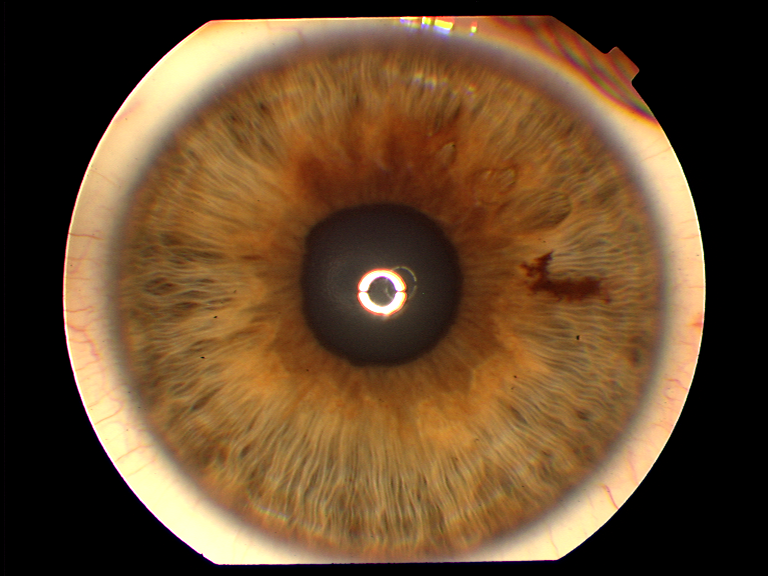
#> input picture Experimentos/019L_3.png, 768 x 576 px, found by its file name
$ python iris_detection.py
#> lines starting #> are read from the running program, lines starting #| are printed output that depends on the picture; after the words box and inside, x2 and y2 are one past the last pixel; in counts of white or black regions, pixels touching at a corner belong together
### models.py
#validate if type is int of float
from unicodedata import name


class Circle:
    def __init__(self, radius : int , center : tuple) -> None:
        self._radius = radius
        self._center = center
        self._center_x_coordinate = center[0]
        self._center_y_coordinate = center[1]

    @property
    def radius(self):
        return self._radius

    @property
    def center(self):
        return self._center

    @property
    def center_x_coordinate(self):
        return self.center_x_coordinate

    @property
    def center_y_coordinate(self):
        return self._center_y_coordinate


class Zone:
    def __init__(self, inner_circle : Circle, outter_circle : Circle, name : str) -> None:
        self.different_between_radius = outter_circle.radius - inner_circle.radius #deberia dar error
        self._inner_radius = inner_circle.radius
        self._outter_radius = outter_circle.radius
        self._center_inner_circle = inner_circle.center
        self._center_inner_circle_x_coordinate = inner_circle.center[0]
        self._center_inner_circle_y_coordinate = inner_circle.center[1]
        self._center_outter_circle = outter_circle.center
        self._center_outter_circle_x_coordinate = outter_circle.center[0]
        self._center_outter_circle_y_coordinate = outter_circle.center[1]
        self._name = name

    @property
    def different_between_radius(self):
        return self._different_between_radius

    @different_between_radius.setter
    def different_between_radius(self, value):
        if(value < 0):
            raise ValueError("outter_radius must be greater than inner_radius")
        self._different_between_radius = value

    @property
    def inner_radius(self):
        return self._inner_radius

    @property
    def outter_radius(self):
        return self._outter_radius

    @property
    def center_inner_circle(self):
        return self._center_inner_circle

    @property
    def center_inner_circle_x_coordinate(self):
        return self._center_inner_circle_x_coordinate

    @property
    def center_inner_circle_y_coordinate(self):
        return self._center_inner_circle_y_coordinate

    @property
    def center_outter_circle(self):
        return self._center_outter_circle

    @property
    def center_outter_circle_x_coordinate(self):
        return self._center_outter_circle_x_coordinate

    @property
    def center_outter_circle_y_coordinate(self):
        return self._center_outter_circle_y_coordinate

    @property
    def name(self):
        return self._name

### iris_detection.py
import numpy as np
import cv2
import matplotlib.pyplot as plt
import seaborn as sns
import math
from models import Circle, Zone

class IrisDetection():
    def __init__(self, image_path, percentil:int):
        if  100 < percentil < 0:
            raise ValueError("invalid argument!")
        self._img_path = image_path
        self.pupil = None
        self.iris = None

        self._percentil = percentil
        self.original_image = None
        self.work_image = None
        self._anomalies_thresh = None
        self._countours_anomalies = []
        self._found_diseases = []
        self._circles = []
        self._zones = []
        self._gray_scale_segmentate_image = None
        self._gray_scale_diagnostic_image = None
        self._color_diagnostic_image = None
        self._color_image = None


    @staticmethod
    def write_image(filename, image):
        cv2.imwrite(r'images\{}.png'.format(filename), image)

    def load_image(self):
        self.original_image = cv2.imread(self._img_path)
        if type(self.original_image) is type(None):
            return False
        else:
            return True

    @staticmethod
    def _convert_to_gray_scale(image):
        return cv2.cvtColor(image, cv2.COLOR_BGR2GRAY)

    @staticmethod
    def _blur_image(image):
        return cv2.GaussianBlur(image,(9,9), cv2.BORDER_DEFAULT)

    # [7 lines left out: function _pupil_tresh, not called in this run]

    @staticmethod
    def _pupil_tresh_alternative(img):
        data = img.ravel()
        data_f = np.delete(data, np.where(data == 0))
        return np.percentile(data_f, 12)

    def _detect_pupil(self):
        img = self.work_image.copy()
        thresh = self._pupil_tresh_alternative(img)
        _, t = cv2.threshold(self.work_image, thresh, 255, cv2.THRESH_BINARY)
        self.write_image("4.1 binarización para encontrar contornos de la pupila",t)
        contours, _ = cv2.findContours(t, cv2.RETR_LIST, cv2.CHAIN_APPROX_SIMPLE)
        img_with_contours = np.copy(self.work_image)
        cv2.drawContours(img_with_contours, contours, -1, (0, 255, 0))
        self.write_image("4.2 a la imagen del paso 3 se le dibujan los contornos para detectar el circulo de la pupila",img_with_contours)
        circles_founds = cv2.HoughCircles(img_with_contours, cv2.HOUGH_GRADIENT, 2, 400, maxRadius=100)
        if(circles_founds.shape != (1,1,3)):
            raise ValueError("More than 1 circle found for the pupil")
        pupil = circles_founds[0][0]
        center = (int(pupil[0]), int(pupil[1]))
        radius = int(pupil[2])
        self.pupil = Circle(radius, center)

    # [7 lines left out: function _iris_tresh, not called in this run]

    @staticmethod
    def _iris_tresh_alternative(img):
        data = img.ravel()
        data_f = np.delete(data, np.where(data == 0))
        return np.percentile(data_f, 70)

    def _detect_iris(self):
        img = self.work_image.copy()
        thresh = self._iris_tresh_alternative(img)
        _, t = cv2.threshold(img, thresh, 255, cv2.THRESH_BINARY)
        self.write_image("5.1 binarización para encontrar contornos del iris",t)
        contours, _ = cv2.findContours(t, cv2.RETR_TREE, cv2.CHAIN_APPROX_SIMPLE)
        img_with_contours = np.copy(self.work_image)
        cv2.drawContours(img_with_contours, contours, -1, (0, 255, 0))
        self.write_image("5.2 a la imagen del paso 3 se le dibujan los contornos para detectar el circulo del iris",img_with_contours)
        circles_founds = cv2.HoughCircles(img_with_contours, cv2.HOUGH_GRADIENT, 2, self.pupil.radius * 3, maxRadius=280, minRadius=200)
        if(circles_founds.shape != (1,1,3)):
            raise ValueError("More than 1 circle found for the iris")
        iris = circles_founds[0][0]
        center = (int(iris[0]), int(iris[1]))
        radius = int(iris[2])
        self.iris = Circle(radius, center)

    def _find_anomalies_thresh(self):
        data = self.work_image.ravel()
        data_f = np.delete(data, np.where(data == 0))
        self._anomalies_thresh = np.percentile(data_f, self._percentil)

    def _detect_anomalies(self):
        self._find_anomalies_thresh()
        _, t = cv2.threshold(self.work_image, self._anomalies_thresh, 255, cv2.THRESH_BINARY)
        self.write_image("6.1 binarización para hallar anomalias" ,t)
        contours, _ = cv2.findContours(t, cv2.RETR_TREE, cv2.CHAIN_APPROX_SIMPLE)
        contour_list = []

        for contour in contours:
            area = cv2.contourArea(contour)
            if  area < 5000:
                contour_list.append(contour)
        self._countours_anomalies = contour_list


    def _find_circles(self):
        percentages = [0.1333 , 0.3222 , 0.4888 , 0.6888 , 0.8666,0.9555]
        radii_differences = self.iris.radius - self.pupil.radius
        raddi = [int(radii_differences*x+self.pupil.radius) for x in percentages]
        centers_differences = tuple(map(lambda i, j: i - j, self.iris.center, self.pupil.center))
        number_circles = len(raddi)
        for i in range(number_circles):
            diff = tuple((coordenate/number_circles)*(i+1) for coordenate in centers_differences)
            center = tuple(map(lambda i, j: int(i + j), self.pupil.center, diff))
            self._circles.append(Circle(raddi[i],center))


    def _find_zones(self):
        zones_names  = ["Estomago" , "Intestino" , "Páncreas, Riñones y Corazón" , "Órganos respiratorios" ,"Cerebro y órganos reproductivos","Hígado, Bazo, Tiroides, Linfáticos y Glándulas Pequeñas", "Piel, Músculos, Nervios motores y sensoriales"]
        circles_zones = [self.pupil] + self._circles + [self.iris]
        for i in range(len(zones_names)):
            self._zones.append(Zone(circles_zones[i],circles_zones[i+1],zones_names[i]))

    def _fusifier(self):
        anomalies = self._countours_anomalies
        img = self._convert_to_gray_scale(self.original_image)
        for i in range(len(anomalies)):
            cimg = np.zeros_like(img)
            cv2.drawContours(cimg, anomalies, i, color=255, thickness=-1)
            pts = np.where(cimg == 255)
            intensity = 100 - ((img[pts[0], pts[1]].mean())*(100/255))
            affected_areas = []
            for zone in self._zones:
                distances_center_inner_circle = [math.dist(x[0], zone.center_inner_circle) for x in anomalies[i]]
                distances_center_outter_circle = [math.dist(x[0], zone.center_outter_circle) for x in anomalies[i]]
                if any((inner_distance >= zone.inner_radius and outter_distance <= zone._outter_radius) for inner_distance, outter_distance in zip(distances_center_inner_circle,distances_center_outter_circle)):
                    affected_areas.append(zone.name)

            if (not affected_areas):
                raise ValueError("Error founding affected_areas")
            self._found_diseases.append([affected_areas,intensity])

    @staticmethod
    def _get_disease_severity(intensity,mean,std):

        if intensity <= mean-std:
            disease_severity = "Agudo"
        elif mean-std <= intensity <= mean:
            disease_severity = "Sub-Agudo "
        elif mean <= intensity <= mean+std:
            disease_severity = "Cronico"
        elif mean+std <= intensity:
            disease_severity = "Degenerativo"
        else:
            disease_severity = "ERROR"
        return disease_severity


    def results(self):

        dict_results = {}
        for disease in self._found_diseases:
            for zone in disease[0]:
                if zone in dict_results:
                    dict_results[zone].append(disease[1])
                else:
                    dict_results[zone] = [disease[1]]


        list_percentages= ([max(dict_results[key]) for key in dict_results])
        std = np.std(list_percentages, ddof=1)
        mean = np.mean(list_percentages)
        return [(key, self._get_disease_severity(max(dict_results[key]),mean,std)) for key in dict_results]

    def _draw_all_circles(self, image):
        for circle in self._circles:
            cv2.circle(image, circle.center , circle.radius, (0, 0, 255), thickness = 1)

    @staticmethod
    def _draw_countours(image, contour_list):
        cv2.drawContours(image, contour_list, -1, (255, 0, 0))


    @staticmethod
    def _draw_circle_perimeter(image, circle):
        cv2.circle(image, circle.center , circle.radius, (0, 0, 255), thickness = 1)

    @staticmethod
    def _segmentate_circle_inside(image, circle):
        cv2.circle(image, circle.center , circle.radius, (0, 0, 0), thickness = -1)

    @staticmethod
    def _segmentate_circle_outside(image, circle):
        mask = np.zeros((image.shape[0], image.shape[1], 1), np.uint8)
        cv2.circle(mask, circle.center, circle.radius, (255, 255, 255), thickness = -1)
        return cv2.bitwise_and(image, mask)

    @staticmethod
    def _segmentate_circle_outside_color(image, circle):
        mask = np.zeros((image.shape[0], image.shape[1], 1), np.uint8)
        cv2.circle(mask, circle.center, circle.radius, (255, 255, 255), thickness = -1)
        return cv2.bitwise_and(image,image, mask=mask)

    @staticmethod
    def _draw_point(image, circle):
        cv2.circle(image, circle.center , 2, (0, 0, 255), thickness = 1)

    def run_diagnostic(self):

        if self.load_image():
            self.write_image("1. original",self.original_image)
            self.work_image = self._convert_to_gray_scale(self.original_image)
            self.write_image("2. blanco y negro",self.work_image)
            self.work_image = self._blur_image(self.work_image)
            self.write_image("3. difuminada",self.work_image)
            self._detect_pupil()
            self._segmentate_circle_inside(self.work_image, self.pupil)
            self.write_image("4.3 imagen con pupila detectada" ,self.work_image)
            self._detect_iris()
            self.work_image = self._segmentate_circle_outside(self.work_image,self.iris)
            self.write_image("5.3 imagen con iris detectado" ,self.work_image)
            self._detect_anomalies()
            self._draw_countours(self.work_image, self._countours_anomalies)
            self.write_image("6.2 a la imagen 5.3 le dubijo las anomalias encontradas" ,self.work_image)
            self._find_circles()
            self._draw_all_circles(self.work_image)
            self.write_image("7. dibujo los circulos" ,self.work_image)
            self._find_zones()
            self._fusifier()
            self._set_gray_scale_diagnostic_image()
            self._set_gray_scale_segmentate_image()
            self._set_color_diagnostic_image()
            self._set_color_image()
        else:
            print('Image file "' + self._img_path + '" could not be loaded.')


    def _set_gray_scale_segmentate_image(self):
        img = self._convert_to_gray_scale(self.original_image)
        img = self._blur_image(img)
        self._segmentate_circle_inside(img, self.pupil)
        img = self._segmentate_circle_outside(img,self.iris)
        self._gray_scale_segmentate_image = img

    @property
    def gray_scale_segmentate_image(self):
        return self._gray_scale_segmentate_image

    def _set_gray_scale_diagnostic_image(self):
        self._gray_scale_diagnostic_image = self.work_image

    @property
    def gray_scale_diagnostic_image(self):
        return self._gray_scale_diagnostic_image

    def _set_color_diagnostic_image(self):
        img = self.original_image.copy()
        self._segmentate_circle_inside(img, self.pupil)
        img = self._segmentate_circle_outside_color(img,self.iris)
        self._draw_countours(img,self._countours_anomalies)
        self._draw_all_circles(img)
        self._color_diagnostic_image = img

    @property
    def color_diagnostic_image(self):
        return self._color_diagnostic_image

    def _set_color_image(self):
        img = self.original_image.copy()
        self._draw_circle_perimeter(img, self.pupil)
        self._draw_circle_perimeter(img,self.iris)
        self._draw_countours(img,self._countours_anomalies)
        self._draw_all_circles(img)
        self._color_image = img

    @property
    def color_image(self):
        return self._color_image

    # [24 lines left out: functions histogram, information, not called in this run]


if __name__ == "__main__":
    id = IrisDetection(r'Experimentos\019L_3.png',5)
    id.run_diagnostic()
#> in load_image, self.original_image is the input picture: shape (576, 768, 3); mean B, G, R 44.4, 73.7, 102.6
#> in _blur_image, `return cv2.GaussianBlur(image,(9,9), cv2.BORDER_DEFAULT)`:
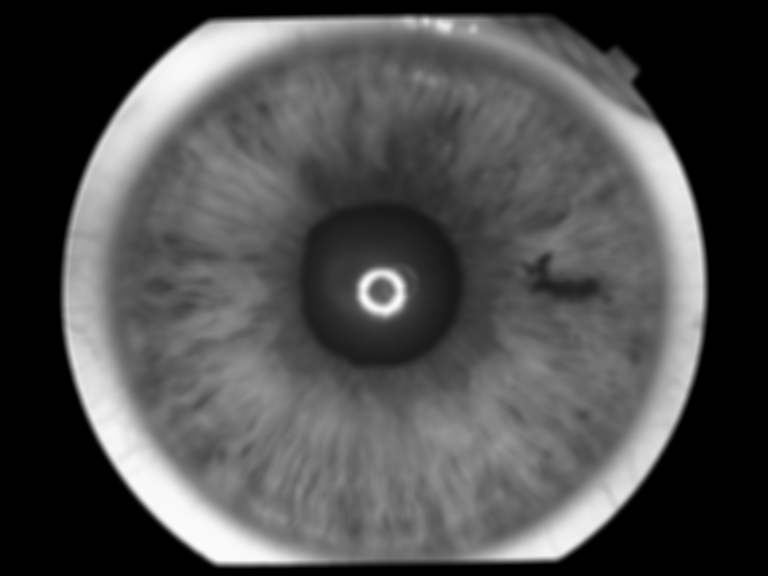
#> returned value: shape (576, 768); min 0, max 251, mean 79
#> in _detect_pupil, `thresh = self._pupil_tresh_alternative(img)`: thresh = 56
#> in _detect_pupil, `_, t = cv2.threshold(self.work_image, thresh, 255, cv2.THRESH_BINARY)`:
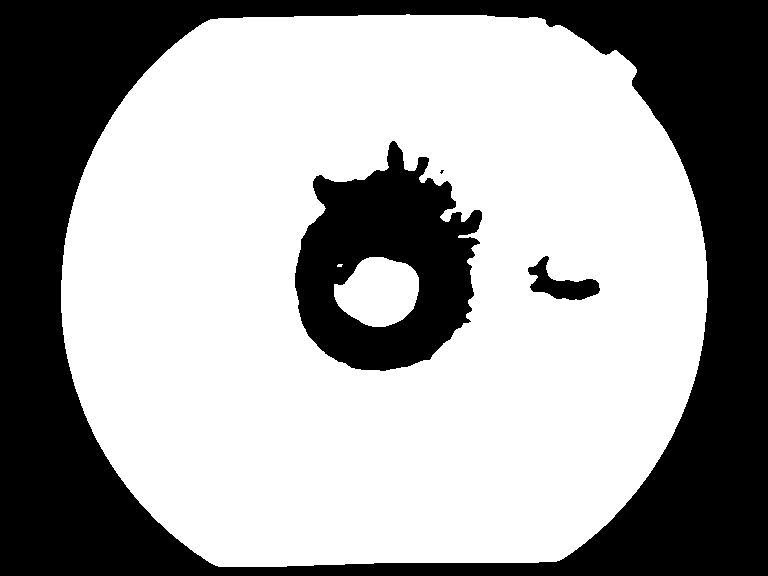
#> t: shape (576, 768); 63.1% white; 4 black regions (1 under 20 px)
#> in _detect_pupil, `contours, _ = cv2.findContours(t, cv2.RETR_LIST, cv2.CHAIN_APPROX_SIMP..`: contours = 6 contours, 2 with area under 20; largest, box (x1, y1, x2, y2) and area: (61, 14, 708, 567) 304627, (294, 140, 483, 372) 29988, (334, 257, 419, 327) 4282, (527, 255, 601, 301) 1476
#> in _detect_pupil, `cv2.drawContours(img_with_contours, contours, -1, (0, 255, 0))`:
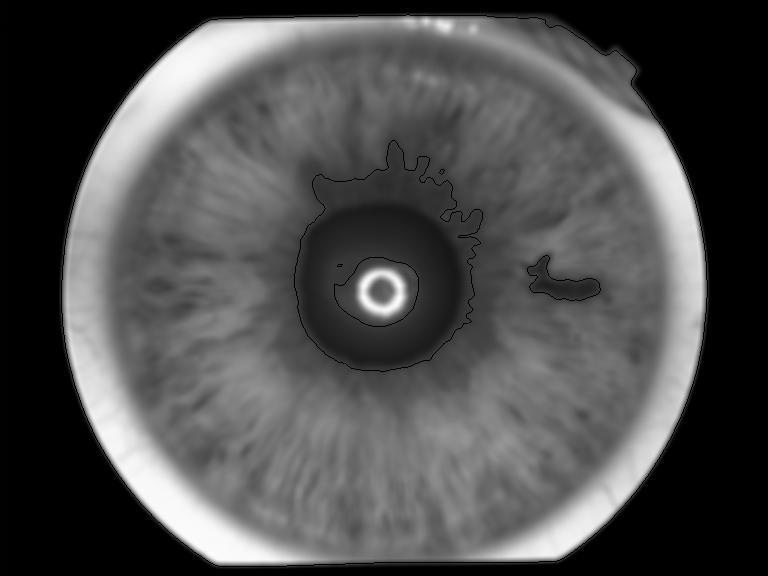
#> img_with_contours: shape (576, 768); 0.7% of pixels changed, all inside (x1, y1, x2, y2) = (61, 14, 708, 567)
#> in _detect_pupil, `circles_founds = cv2.HoughCircles(img_with_contours, cv2.HOUGH_GRADIEN..`: circles_founds = [[381, 281, 90]]
#> in _detect_pupil, `pupil = circles_founds[0][0]`: pupil = [381, 281, 90]
#> in _detect_pupil, `center = (int(pupil[0]), int(pupil[1]))`: center = (381, 281)
#> in _detect_pupil, `radius = int(pupil[2])`: radius = 90
#> in __init__, `self._center = center`: self._center = (381, 281)
#> in __init__, `self._center_x_coordinate = center[0]`: self._center_x_coordinate = 381
#> in __init__, `self._center_y_coordinate = center[1]`: self._center_y_coordinate = 281
#> in _segmentate_circle_inside, `cv2.circle(image, circle.center , circle.radius, (0, 0, 0), thickness ..`:
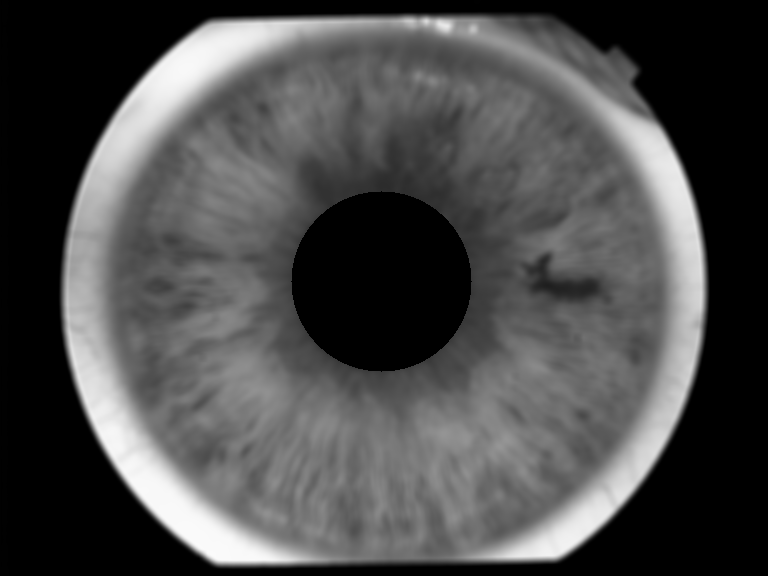
#> image: shape (576, 768); min 0, max 251, mean 75.9
#> in _detect_iris, `thresh = self._iris_tresh_alternative(img)`: thresh = 122
#> in _detect_iris, `_, t = cv2.threshold(img, thresh, 255, cv2.THRESH_BINARY)`:
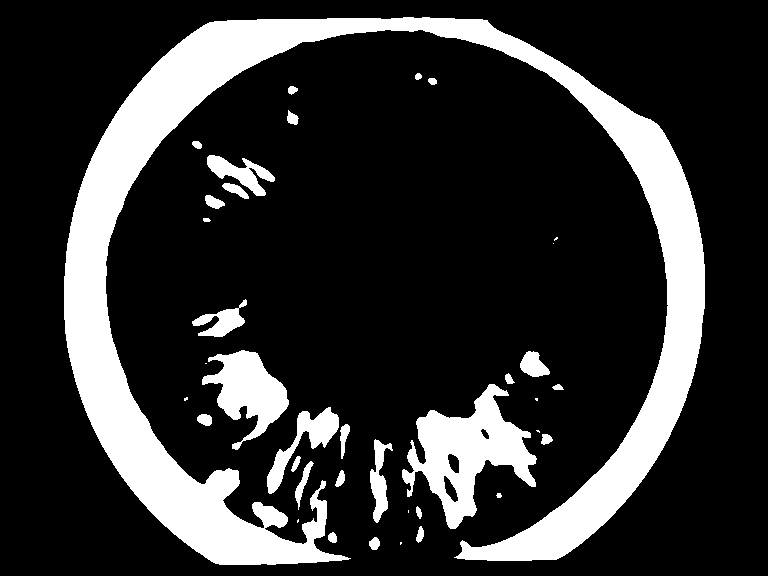
#> t: shape (576, 768); 19.5% white; 38 white regions (9 under 20 px)
#> in _detect_iris, `contours, _ = cv2.findContours(t, cv2.RETR_TREE, cv2.CHAIN_APPROX_SIMP..`: contours = 41 contours, 11 with area under 20; largest, box (x1, y1, x2, y2) and area: (64, 17, 705, 565) 64775, (402, 384, 537, 529) 8476, (202, 350, 289, 450) 3930, (267, 407, 339, 494) 1636, (207, 155, 275, 196) 1066
#> in _detect_iris, `cv2.drawContours(img_with_contours, contours, -1, (0, 255, 0))`:
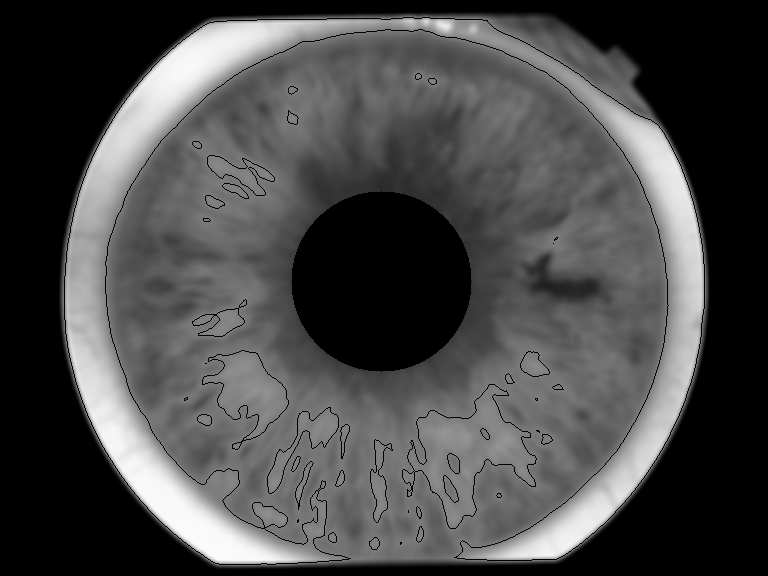
#> img_with_contours: shape (576, 768); 1.42% of pixels changed, all inside (x1, y1, x2, y2) = (64, 17, 705, 565)
#> in _detect_iris, `circles_founds = cv2.HoughCircles(img_with_contours, cv2.HOUGH_GRADIEN..`: circles_founds = [[395, 289, 272.2]]
#> in _detect_iris, `iris = circles_founds[0][0]`: iris = [395, 289, 272.2]
#> in _detect_iris, `center = (int(iris[0]), int(iris[1]))`: center = (395, 289)
#> in _detect_iris, `radius = int(iris[2])`: radius = 272
#> in _segmentate_circle_outside, `cv2.circle(mask, circle.center, circle.radius, (255, 255, 255), thickn..`:
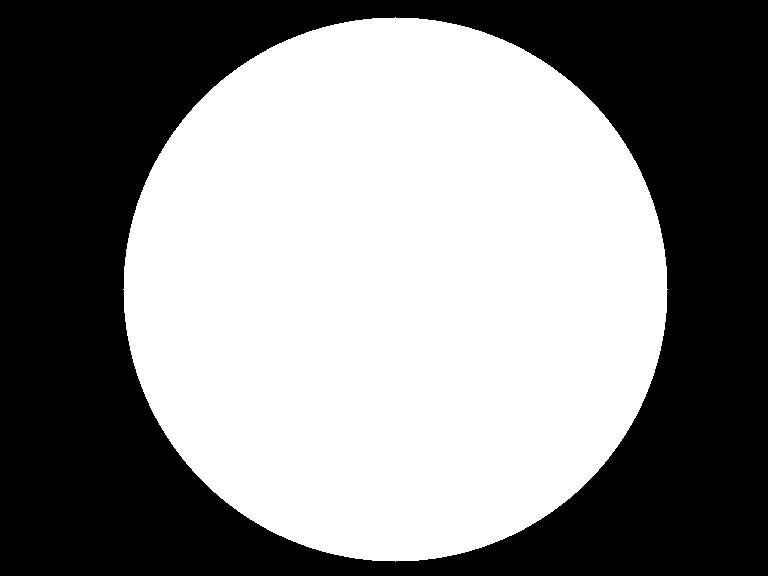
#> mask: shape (576, 768, 1); 52.5% white; 1 black region, box (x1, y1, x2, y2) and area: (0, 0, 768, 576) 209975
#> in _find_anomalies_thresh, `self._anomalies_thresh = np.percentile(data_f, self._percentil)`: self._anomalies_thresh = 62
#> (the rest of the program and of its run is left out)
